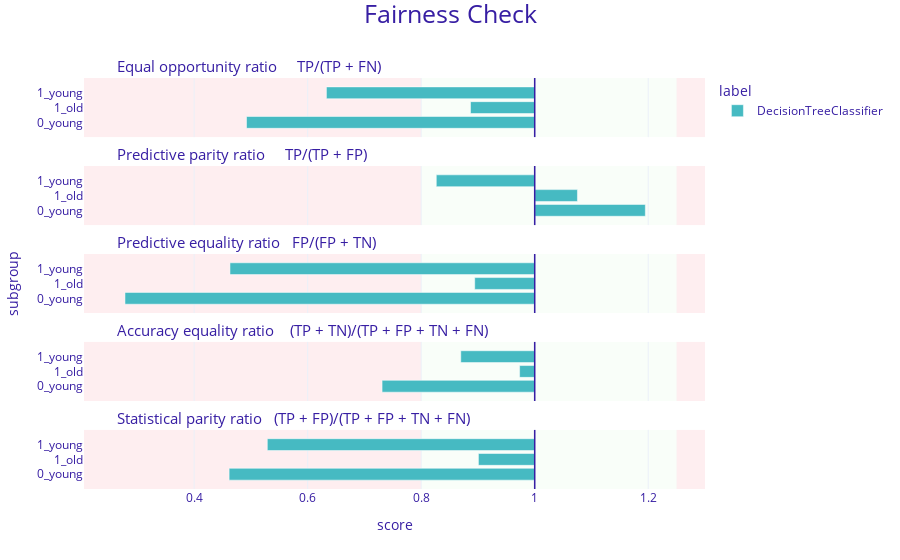

The notebook cell this image was saved under:
### Code cell
fairness_decisiontree.plot()

### Figure 1 — Plotly figure (JSON) as saved in the notebook; plotly's stock layout.template omitted (floating-point values rounded to 4 significant figures)
{"data": [{"alignmentgroup": "True", "customdata": [["0_young", 0.492, "DecisionTreeClassifier"], ["1_old", 0.887, "DecisionTreeClassifier"], ["1_young", 0.633, "DecisionTreeClassifier"]], "hovertemplate": "<b>%{customdata[2]}</b><br>Subgroup: %{customdata[0]}<br>Score: %{customdata[1]}<br><extra></extra>", "legendgroup": "DecisionTreeClassifier", "marker": {"color": "#46bac2", "pattern": {"shape": ""}}, "name": "DecisionTreeClassifier", "offsetgroup": "DecisionTreeClassifier", "orientation": "h", "showlegend": true, "textposition": "auto", "type": "bar", "x": [-0.5078, -0.1131, -0.367], "xaxis": "x5", "y": [0.25, 0.5, 0.75], "yaxis": "y5"}, {"alignmentgroup": "True", "customdata": [["0_young", 1.195, "DecisionTreeClassifier"], ["1_old", 1.075, "DecisionTreeClassifier"], ["1_young", 0.827, "DecisionTreeClassifier"]], "hovertemplate": "<b>%{customdata[2]}</b><br>Subgroup: %{customdata[0]}<br>Score: %{customdata[1]}<br><extra></extra>", "legendgroup": "DecisionTreeClassifier", "marker": {"color": "#46bac2", "pattern": {"shape": ""}}, "name": "DecisionTreeClassifier", "offsetgroup": "DecisionTreeClassifier", "orientation": "h", "showlegend": false, "textposition": "auto", "type": "bar", "x": [0.1949, 0.07527, -0.1734], "xaxis": "x4", "y": [0.25, 0.5, 0.75], "yaxis": "y4"}, {"alignmentgroup": "True", "customdata": [["0_young", 0.278, "DecisionTreeClassifier"], ["1_old", 0.894, "DecisionTreeClassifier"], ["1_young", 0.463, "DecisionTreeClassifier"]], "hovertemplate": "<b>%{customdata[2]}</b><br>Subgroup: %{customdata[0]}<br>Score: %{customdata[1]}<br><extra></extra>", "legendgroup": "DecisionTreeClassifier", "marker": {"color": "#46bac2", "pattern": {"shape": ""}}, "name": "DecisionTreeClassifier", "offsetgroup": "DecisionTreeClassifier", "orientation": "h", "showlegend": false, "textposition": "auto", "type": "bar", "x": [-0.7218, -0.1057, -0.5369], "xaxis": "x3", "y": [0.25, 0.5, 0.75], "yaxis": "y3"}, {"alignmentgroup": "True", "customdata": [["0_young", 0.731, "DecisionTreeClassifier"], ["1_old", 0.973, "DecisionTreeClassifier"], ["1_young", 0.87, "DecisionTreeClassifier"]], "hovertemplate": "<b>%{customdata[2]}</b><br>Subgroup: %{customdata[0]}<br>Score: %{customdata[1]}<br><extra></extra>", "legendgroup": "DecisionTreeClassifier", "marker": {"color": "#46bac2", "pattern": {"shape": ""}}, "name": "DecisionTreeClassifier", "offsetgroup": "DecisionTreeClassifier", "orientation": "h", "showlegend": false, "textposition": "auto", "type": "bar", "x": [-0.2689, -0.02661, -0.1303], "xaxis": "x2", "y": [0.25, 0.5, 0.75], "yaxis": "y2"}, {"alignmentgroup": "True", "customdata": [["0_young", 0.462, "DecisionTreeClassifier"], ["1_old", 0.901, "DecisionTreeClassifier"], ["1_young", 0.529, "DecisionTreeClassifier"]], "hovertemplate": "<b>%{customdata[2]}</b><br>Subgroup: %{customdata[0]}<br>Score: %{customdata[1]}<br><extra></extra>", "legendgroup": "DecisionTreeClassifier", "marker": {"color": "#46bac2", "pattern": {"shape": ""}}, "name": "DecisionTreeClassifier", "offsetgroup": "DecisionTreeClassifier", "orientation": "h", "showlegend": false, "textposition": "auto", "type": "bar", "x": [-0.5384, -0.09917, -0.4711], "xaxis": "x", "y": [0.25, 0.5, 0.75], "yaxis": "y"}], "layout": {"annotations": [{"font": {"size": 15}, "showarrow": false, "text": "Statistical parity ratio   (TP + FP)/(TP + FP + TN + FN)", "x": 0.05, "xanchor": "left", "xref": "paper", "y": 0.144, "yanchor": "bottom", "yref": "paper"}, {"font": {"size": 15}, "showarrow": false, "text": "Accuracy equality ratio    (TP + TN)/(TP + FP + TN + FN)", "x": 0.05, "xanchor": "left", "xref": "paper", "y": 0.358, "yanchor": "bottom", "yref": "paper"}, {"font": {"size": 15}, "showarrow": false, "text": "Predictive equality ratio   FP/(FP + TN)", "x": 0.05, "xanchor": "left", "xref": "paper", "y": 0.572, "yanchor": "bottom", "yref": "paper"}, {"font": {"size": 15}, "showarrow": false, "text": "Predictive parity ratio     TP/(TP + FP)", "x": 0.05, "xanchor": "left", "xref": "paper", "y": 0.786, "yanchor": "bottom", "yref": "paper"}, {"font": {"size": 15}, "showarrow": false, "text": "Equal opportunity ratio     TP/(TP + FN)", "x": 0.05, "xanchor": "left", "xref": "paper", "y": 1, "yanchor": "bottom", "yref": "paper"}], "autosize": true, "barmode": "group", "font": {"color": "#371ea3"}, "legend": {"title": {"text": "label"}, "tracegroupgap": 0}, "margin": {"b": 71, "r": 30, "t": 78}, "shapes": [{"fillcolor": "#f05a71", "layer": "below", "line": {"width": 0}, "opacity": 0.1, "type": "rect", "x0": 0.25, "x1": 0.3, "xref": "x", "y0": 0, "y1": 1, "yref": "y"}, {"fillcolor": "#f05a71", "layer": "below", "line": {"width": 0}, "opacity": 0.1, "type": "rect", "x0": -0.794, "x1": -0.2, "xref": "x", "y0": 0, "y1": 1, "yref": "y"}, {"fillcolor": "#c7f5bf", "layer": "below", "line": {"width": 0}, "opacity": 0.1, "type": "rect", "x0": -0.2, "x1": 0.25, "xref": "x", "y0": 0, "y1": 1, "yref": "y"}, {"line": {"color": "#371ea3", "width": 1.5}, "type": "line", "x0": 0, "x1": 0, "xref": "x", "y0": 0, "y1": 1, "yref": "y"}, {"fillcolor": "#f05a71", "layer": "below", "line": {"width": 0}, "opacity": 0.1, "type": "rect", "x0": 0.25, "x1": 0.3, "xref": "x", "y0": 0, "y1": 1, "yref": "y2"}, {"fillcolor": "#f05a71", "layer": "below", "line": {"width": 0}, "opacity": 0.1, "type": "rect", "x0": -0.794, "x1": -0.2, "xref": "x", "y0": 0, "y1": 1, "yref": "y2"}, {"fillcolor": "#c7f5bf", "layer": "below", "line": {"width": 0}, "opacity": 0.1, "type": "rect", "x0": -0.2, "x1": 0.25, "xref": "x", "y0": 0, "y1": 1, "yref": "y2"}, {"line": {"color": "#371ea3", "width": 1.5}, "type": "line", "x0": 0, "x1": 0, "xref": "x", "y0": 0, "y1": 1, "yref": "y2"}, {"fillcolor": "#f05a71", "layer": "below", "line": {"width": 0}, "opacity": 0.1, "type": "rect", "x0": 0.25, "x1": 0.3, "xref": "x", "y0": 0, "y1": 1, "yref": "y3"}, {"fillcolor": "#f05a71", "layer": "below", "line": {"width": 0}, "opacity": 0.1, "type": "rect", "x0": -0.794, "x1": -0.2, "xref": "x", "y0": 0, "y1": 1, "yref": "y3"}, {"fillcolor": "#c7f5bf", "layer": "below", "line": {"width": 0}, "opacity": 0.1, "type": "rect", "x0": -0.2, "x1": 0.25, "xref": "x", "y0": 0, "y1": 1, "yref": "y3"}, {"line": {"color": "#371ea3", "width": 1.5}, "type": "line", "x0": 0, "x1": 0, "xref": "x", "y0": 0, "y1": 1, "yref": "y3"}, {"fillcolor": "#f05a71", "layer": "below", "line": {"width": 0}, "opacity": 0.1, "type": "rect", "x0": 0.25, "x1": 0.3, "xref": "x", "y0": 0, "y1": 1, "yref": "y4"}, {"fillcolor": "#f05a71", "layer": "below", "line": {"width": 0}, "opacity": 0.1, "type": "rect", "x0": -0.794, "x1": -0.2, "xref": "x", "y0": 0, "y1": 1, "yref": "y4"}, {"fillcolor": "#c7f5bf", "layer": "below", "line": {"width": 0}, "opacity": 0.1, "type": "rect", "x0": -0.2, "x1": 0.25, "xref": "x", "y0": 0, "y1": 1, "yref": "y4"}, {"line": {"color": "#371ea3", "width": 1.5}, "type": "line", "x0": 0, "x1": 0, "xref": "x", "y0": 0, "y1": 1, "yref": "y4"}, {"fillcolor": "#f05a71", "layer": "below", "line": {"width": 0}, "opacity": 0.1, "type": "rect", "x0": 0.25, "x1": 0.3, "xref": "x", "y0": 0, "y1": 1, "yref": "y5"}, {"fillcolor": "#f05a71", "layer": "below", "line": {"width": 0}, "opacity": 0.1, "type": "rect", "x0": -0.794, "x1": -0.2, "xref": "x", "y0": 0, "y1": 1, "yref": "y5"}, {"fillcolor": "#c7f5bf", "layer": "below", "line": {"width": 0}, "opacity": 0.1, "type": "rect", "x0": -0.2, "x1": 0.25, "xref": "x", "y0": 0, "y1": 1, "yref": "y5"}, {"line": {"color": "#371ea3", "width": 1.5}, "type": "line", "x0": 0, "x1": 0, "xref": "x", "y0": 0, "y1": 1, "yref": "y5"}], "title": {"font": {"size": 25}, "text": "Fairness Check", "x": 0.5, "y": 0.99}, "xaxis": {"anchor": "y", "domain": [0, 1], "range": [-0.794, 0.3], "ticktext": [0.2, 0.4, 0.6, 0.8, 1, 1.2, 1.4, 1], "tickvals": [-0.8, -0.6, -0.4, -0.2, 0, 0.2, 0.4, 0], "title": {"text": "score"}, "type": "linear"}, "xaxis2": {"anchor": "y2", "domain": [0, 1], "matches": "x", "range": [-0.794, 0.3], "showticklabels": false, "ticktext": [0.2, 0.4, 0.6, 0.8, 1, 1.2, 1.4, 1], "tickvals": [-0.8, -0.6, -0.4, -0.2, 0, 0.2, 0.4, 0], "type": "linear"}, "xaxis3": {"anchor": "y3", "domain": [0, 1], "matches": "x", "range": [-0.794, 0.3], "showticklabels": false, "ticktext": [0.2, 0.4, 0.6, 0.8, 1, 1.2, 1.4, 1], "tickvals": [-0.8, -0.6, -0.4, -0.2, 0, 0.2, 0.4, 0], "type": "linear"}, "xaxis4": {"anchor": "y4", "domain": [0, 1], "matches": "x", "range": [-0.794, 0.3], "showticklabels": false, "ticktext": [0.2, 0.4, 0.6, 0.8, 1, 1.2, 1.4, 1], "tickvals": [-0.8, -0.6, -0.4, -0.2, 0, 0.2, 0.4, 0], "type": "linear"}, "xaxis5": {"anchor": "y5", "domain": [0, 1], "matches": "x", "range": [-0.794, 0.3], "showticklabels": false, "ticktext": [0.2, 0.4, 0.6, 0.8, 1, 1.2, 1.4, 1], "tickvals": [-0.8, -0.6, -0.4, -0.2, 0, 0.2, 0.4, 0], "type": "linear"}, "yaxis": {"anchor": "x", "domain": [0, 0.144], "range": [0, 1], "showgrid": false, "ticktext": ["0_young", "1_old", "1_young"], "tickvals": [0.25, 0.5, 0.75], "title": {"text": ""}, "type": "linear", "zeroline": false}, "yaxis2": {"anchor": "x2", "domain": [0.214, 0.358], "matches": "y", "range": [0, 1], "showgrid": false, "ticktext": ["0_young", "1_old", "1_young"], "tickvals": [0.25, 0.5, 0.75], "title": {"text": ""}, "type": "linear", "zeroline": false}, "yaxis3": {"anchor": "x3", "domain": [0.428, 0.572], "matches": "y", "range": [0, 1], "showgrid": false, "ticktext": ["0_young", "1_old", "1_young"], "tickvals": [0.25, 0.5, 0.75], "title": {"text": "subgroup"}, "type": "linear", "zeroline": false}, "yaxis4": {"anchor": "x4", "domain": [0.642, 0.786], "matches": "y", "range": [0, 1], "showgrid": false, "ticktext": ["0_young", "1_old", "1_young"], "tickvals": [0.25, 0.5, 0.75], "title": {"text": ""}, "type": "linear", "zeroline": false}, "yaxis5": {"anchor": "x5", "domain": [0.856, 1], "matches": "y", "range": [0, 1], "showgrid": false, "ticktext": ["0_young", "1_old", "1_young"], "tickvals": [0.25, 0.5, 0.75], "title": {"text": ""}, "type": "linear", "zeroline": false}}}
